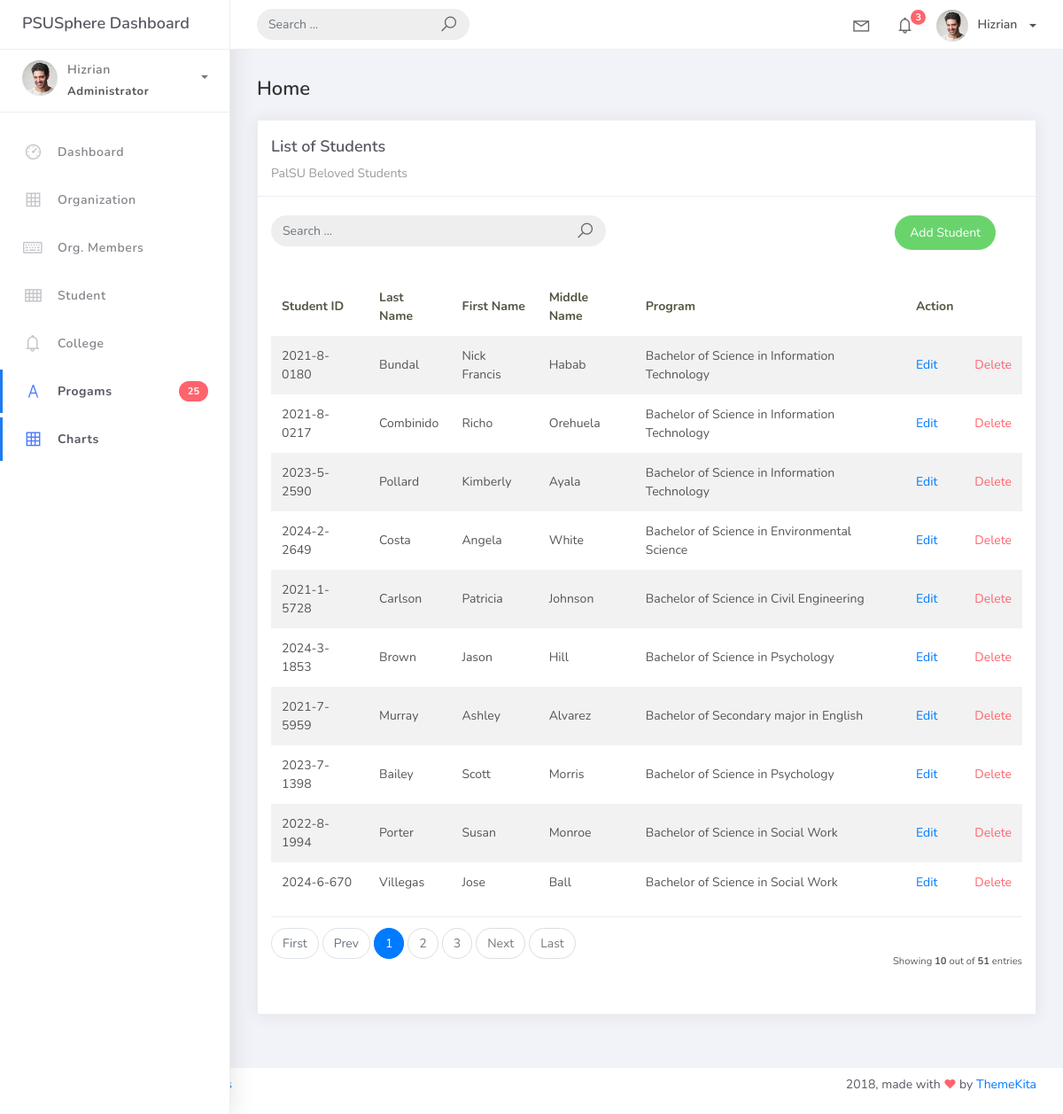
The app's page /student_list, older data.
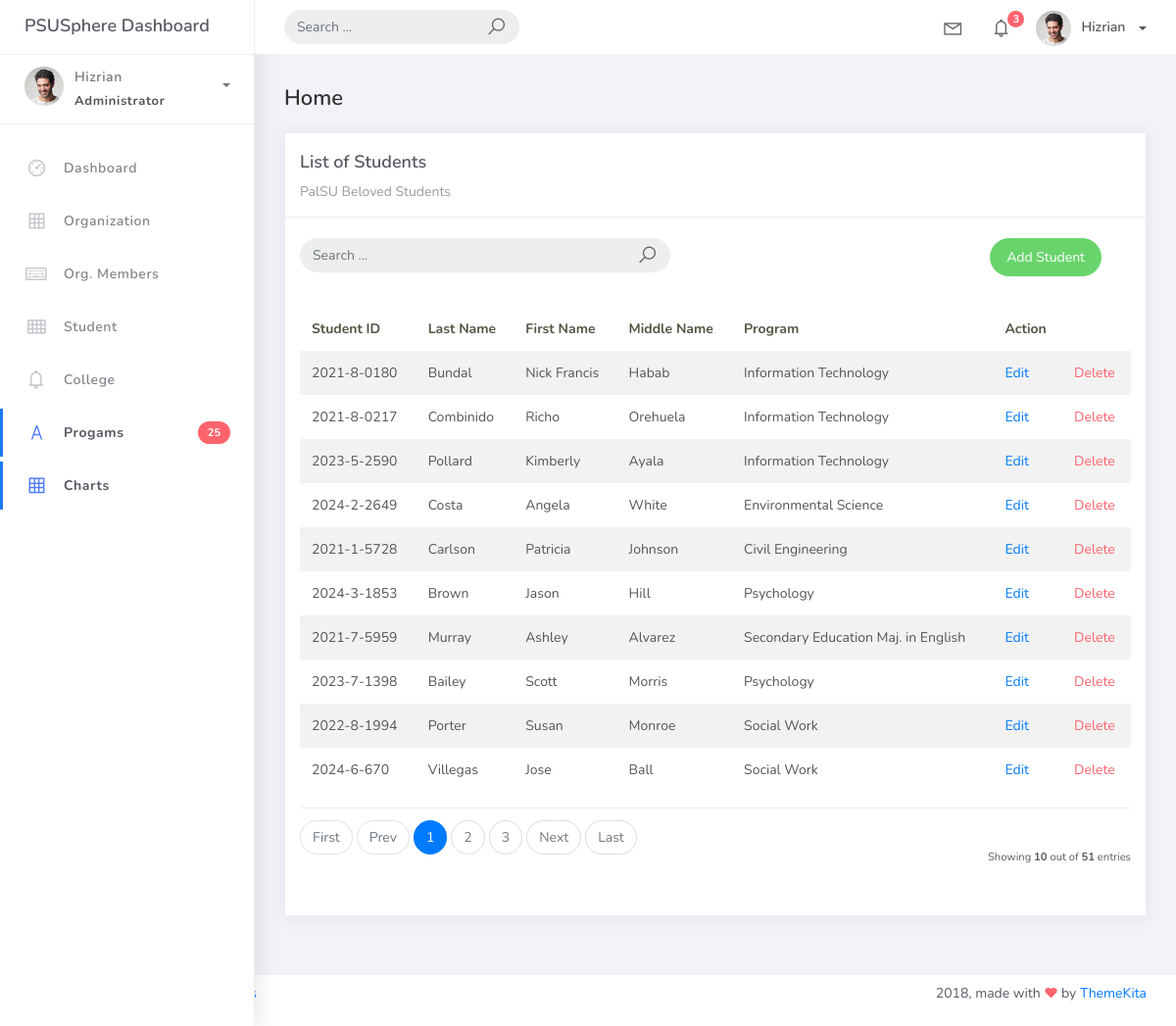
The same page, newer data.
### studentorg/models.py (models this page shows, shortened)
class BaseModel(models. Model):
    created_at = models.DateTimeField(auto_now_add=True, db_index=True)
    updated_at = models.DateTimeField(auto_now=True)
    class Meta:
        abstract = True

class Student(BaseModel):
    student_id = models.CharField(max_length=15)
    lastname = models.CharField(max_length=25)
    firstname = models.CharField(max_length=25)
    middlename = models.CharField(max_length=25, blank=True, null=True)
    program = models.ForeignKey(Program, on_delete=models.CASCADE)

class Program(BaseModel):
    prog_name = models.CharField(max_length=150)
    college = models.ForeignKey(College, on_delete=models.CASCADE)
    def __str__(self):
        return self.prog_name

### studentorg/views.py (the view)
# urls.py: path('student_list', StudentList.as_view(), name='student-list'),
class StudentList(ListView):
    model = Student
    context_object_name = 'student'
    template_name = "student_list.html"
    paginate_by = 10
    def get_queryset(self, *args, **kwargs):
        qs = super(StudentList, self).get_queryset(*args, **kwargs)
        if self.request.GET.get("q") != None:
            query = self.request.GET.get('q')
            qs = qs.filter(Q(student_id__icontains=query) |
            Q(lastname__icontains=query) | Q(firstname__icontains=query) |
            Q(middlename__icontains=query) | Q(program__prog_name__icontains=query) )
        return qs

### templates/student_list.html
{% extends 'base.html' %} {% load static %} {% block content %}
<div class="content">
    <div class="container-fluid">
        <h4 class="page-title">Home</h4>
        <div class="row">
            <div class="col-md-12">
                <div class="card">
                    <div class="card-header">
                        <div class="card-title">List of Students</div>
                        <div class="card-category">PalSU Beloved Students</div>
                    </div>
                    <br>
                        <div class="col-md-12 row">
                            <div class="col-md-6">
                                <form action="" class="navbar-left navbar-form nav-search mr-md-3" action="{% url 'student-list' %}">
                                    <div class="input-group">
                                        <input type="text" placeholder="Search ..." class="form-control" name="q">
                                        <div class="input-group-append">
                                        <span class="input-group-text">
                                            <i class="la la-search search-icon"></i>
                                        </span>
                                        </div>
                                    </div>
                                </form>
                            </div>
                            <div class="col-md-6">
                                <div class="pull-right">
                                    <a href="{% url 'student-add' %}" class="btn btn-success btn-rounded">Add Student</a>
                                </div>
                            </div>
                        </div>
                    <div class="card-body">
                        <table class="table table-striped mt-3">
                            <thead>
                                <tr>
                                    <th scope="col">Student ID</th>
                                    <th scope="col">Last Name</th>
                                    <th scope="col">First Name</th>
                                    <th scope="col">Middle Name</th>
                                    <th scope="col">Program</th>
                                    <th scope="col">Action</th>
                                </tr>
                            </thead>
                            <tbody>
                                {% for object in object_list %}
                                <tr>
                                    <td>{{ object.student_id }}</td>
                                    <td>{{ object.lastname }}</td>
                                    <td>{{ object.firstname }}</td>
                                    <td>{{ object.middlename }}</td>
                                    <td>{{ object.program }}</td>
                                    <td><a href="student_list/{{ object.id }}">Edit</a></td>
                                    <td><a href="student_list/{{ object.id }}/delete" class="text-danger">Delete</a></td>
                                </tr>
                                {% empty %}
                                <tr>
                                    <td colspan="4" style="text-align: center">
                                    <p class="text-sm font-weight-bold mb-0">No Records Found</p>
                                    </td>
                                </tr>
                                {% endfor %}
                            </tbody>
                        </table>
                        {% include 'includes/pagination.html' %}
                    </div>
                </div>
            </div>
        </div>
    </div>
</div>
{% endblock %}

### templates/base.html (shortened to what this page needs)
{% load static %}
<!DOCTYPE html>
<html>
<head>
	<link rel="stylesheet" href="{% static 'css/bootstrap.min.css' %}">
	<link rel="stylesheet" href="{% static 'css/ready.css' %}">
	<link rel="stylesheet" href="{% static 'css/demo.css' %}">
</head>
<body>
	<div class="wrapper">
		<div class="main-header">
			<div class="logo-header">
				<a href="index.html" class="logo">
					PSUSphere Dashboard
				</a>
			</div>
			<nav class="navbar navbar-header navbar-expand-lg">
				<div class="container-fluid">
					<form class="navbar-left navbar-form nav-search mr-md-3" action="">
						<div class="input-group">
							<input type="text" placeholder="Search ..." class="form-control">
							<div class="input-group-append">
								<span class="input-group-text">
									<i class="la la-search search-icon"></i>
								</span>
							</div>
						</div>
					</form>
					<ul class="navbar-nav topbar-nav ml-md-auto align-items-center">
						<li class="nav-item dropdown hidden-caret">
							<a class="nav-link dropdown-toggle" href="#" id="navbarDropdown" role="button" data-toggle="dropdown" aria-haspopup="true" aria-expanded="false">
								<i class="la la-envelope"></i>
							</a>
						</li>
						<li class="nav-item dropdown hidden-caret">
							<a class="nav-link dropdown-toggle" href="#" id="navbarDropdown" role="button" data-toggle="dropdown" aria-haspopup="true" aria-expanded="false">
								<i class="la la-bell"></i>
								<span class="notification">3</span>
							</a>
						</li>
						<li class="nav-item dropdown">
							<a class="dropdown-toggle profile-pic" data-toggle="dropdown" href="#" aria-expanded="false"> <img src="{%static '/img/profile.jpg' %}" alt="user-img" width="36" class="img-circle"><span >Hizrian</span></span> </a>
							</li>
						</ul>
					</div>
				</nav>
			</div>
			<div class="sidebar">
				<div class="scrollbar-inner sidebar-wrapper">
					<div class="user">
						<div class="photo">
						</div>
						<div class="info">
							<a class="" data-toggle="collapse" href="#collapseExample" aria-expanded="true">
								<span>
									Hizrian
									<span class="user-level">Administrator</span>
									<span class="caret"></span>
								</span>
							</a>
						</div>
					</div>
					<ul class="nav">
						<li class="nav-item">
							<a href="{% url 'home' %}">
								<i class="la la-dashboard"></i>
								<p>Dashboard</p>
							</a>
						</li>
						<li class="nav-item">
							<a href="{% url 'organization-list' %}">
								<i class="la la-table"></i>
								<p>Organization</p>
							</a>
						</li>
						<li class="nav-item">
							<a href="{% url 'orgmem-list' %}">
								<i class="la la-keyboard-o"></i>
								<p>Org. Members</p>
							</a>
						</li>
						<li class="nav-item">
							<a href="{% url 'student-list' %}">
								<i class="la la-th"></i>
								<p>Student</p>
							</a>
						</li>
						<li class="nav-item">
							<a href="{% url 'college-list' %}">
								<i class="la la-bell"></i>
								<p>College</p>
							</a>
						</li>
						<li class="nav-item active">
							<a href="{% url 'program-list' %}">
								<i class="la la-font"></i>
								<p>Progams</p>
								<span class="badge badge-danger">25</span>
							</a>
						</li>
						<li class="nav-item active">
							<a href="{% url 'chart-view' %}">
								<i class="la la-table"></i>
								<p>Charts</p>
							</a>
						</li>
					</ul>
				</div>
			</div>
			<div class="main-panel">
			    {% block content %}
			    {% endblock %}
			</div>
				<footer class="footer">
					<div class="container-fluid">
						<nav class="pull-left">
							<ul class="nav">
								<li class="nav-item">
									<a class="nav-link" href="http://www.themekita.com">
									</a>
								</li>
								<li class="nav-item">
									<a class="nav-link" href="#">
									</a>
								</li>
								<li class="nav-item">
									<a class="nav-link" href="https://themewagon.com/license/#free-item">
									</a>
								</li>
							</ul>
						</nav>
						<div class="copyright ml-auto">
							2018, made with <i class="la la-heart heart text-danger"></i> by <a href="http://www.themekita.com">ThemeKita</a>
						</div>
					</div>
				</footer>
			</div>
</body>
</html>

### templates/includes/pagination.html (shortened to what this page needs)
{% if is_paginated %}
<div class="card-footer px-0 border-0 d-flex flex-column flex-lg-row align-items-center justify-content-between mt-3">
    <nav aria-label="Topics pagination" class="mb-4">
        <ul class="pagination">
            {% if page_obj.number > 1 %}
            <li class="page-item">
                <a class="page-link" href="?page=1">First</a>
            </li>
            {% else %}
            <li class="page-item disabled">
                <span class="page-link">First</span>
            </li>
            {% endif %} {% if page_obj.has_previous %}
            <li class="page-item">
                <a class="page-link" href="?page={{ page_obj.previous_page_number }}">Prev</a>
            </li>
            {% else %}
            <li class="page-item disabled">
                <span class="page-link">Prev</span>
            </li>
            {% endif %} {% for page_num in paginator.page_range %} {% if page_obj.number == page_num %}
            <li class="page-item active">
                <span class="page-link">
                    {{ page_num }}
                </span>
            </li>
            {% elif page_num > page_obj.number|add:'-3' and page_num < page_obj.number|add:'3' %}
            <li class="page-item">
                <a class="page-link" href="?page={{ page_num }}">{{ page_num }}</a>
            </li>
            {% endif %}
            {% endfor %}
            {% if page_obj.has_next %}
            <li class="page-item">
                <a class="page-link" href="?page={{ page_obj.next_page_number }}">Next</a>
            </li>
            {% else %}
            <li class="page-item disabled">
                <span class="page-link">Next</span>
            </li>
            {% endif %}
            {% if page_obj.number != paginator.num_pages %}
            <li class="page-item">
                <a class="page-link" href="?page={{ paginator.num_pages }}">Last</a>
            </li>
            {% else %}
            <li class="page-item disabled">
                <span class="page-link">Last</span>
            </li>
            {% endif %}
        </ul>
    </nav>
    <div class="fw-normal small mt-4 mt-lg-0">Showing <b>{{ object_list.count }}</b> out of <b>{{ paginator.count }}</b> entries</div>
</div>
{% endif %}

Row changes from the older to the newer data that the page shows:
changed through a linked row, Student "Bundal": program "Bachelor of Science in Information Technology" → "Information Technology"
changed through a linked row, Student "Combinido": program "Bachelor of Science in Information Technology" → "Information Technology"
changed through a linked row, Student "Pollard": program "Bachelor of Science in Information Technology" → "Information Technology"
changed through a linked row, Student "Costa": program "Bachelor of Science in Environmental Science" → "Environmental Science"
changed through a linked row, Student "Carlson": program "Bachelor of Science in Civil Engineering" → "Civil Engineering"
changed through a linked row, Student "Brown": program "Bachelor of Science in Psychology" → "Psychology"
changed through a linked row, Student "Murray": program "Bachelor of Secondary major in English" → "Secondary Education Maj. in English"
changed through a linked row, Student "Bailey": program "Bachelor of Science in Psychology" → "Psychology"
changed through a linked row, Student "Porter": program "Bachelor of Science in Social Work" → "Social Work"
changed through a linked row, Student "Villegas": program "Bachelor of Science in Social Work" → "Social Work"
